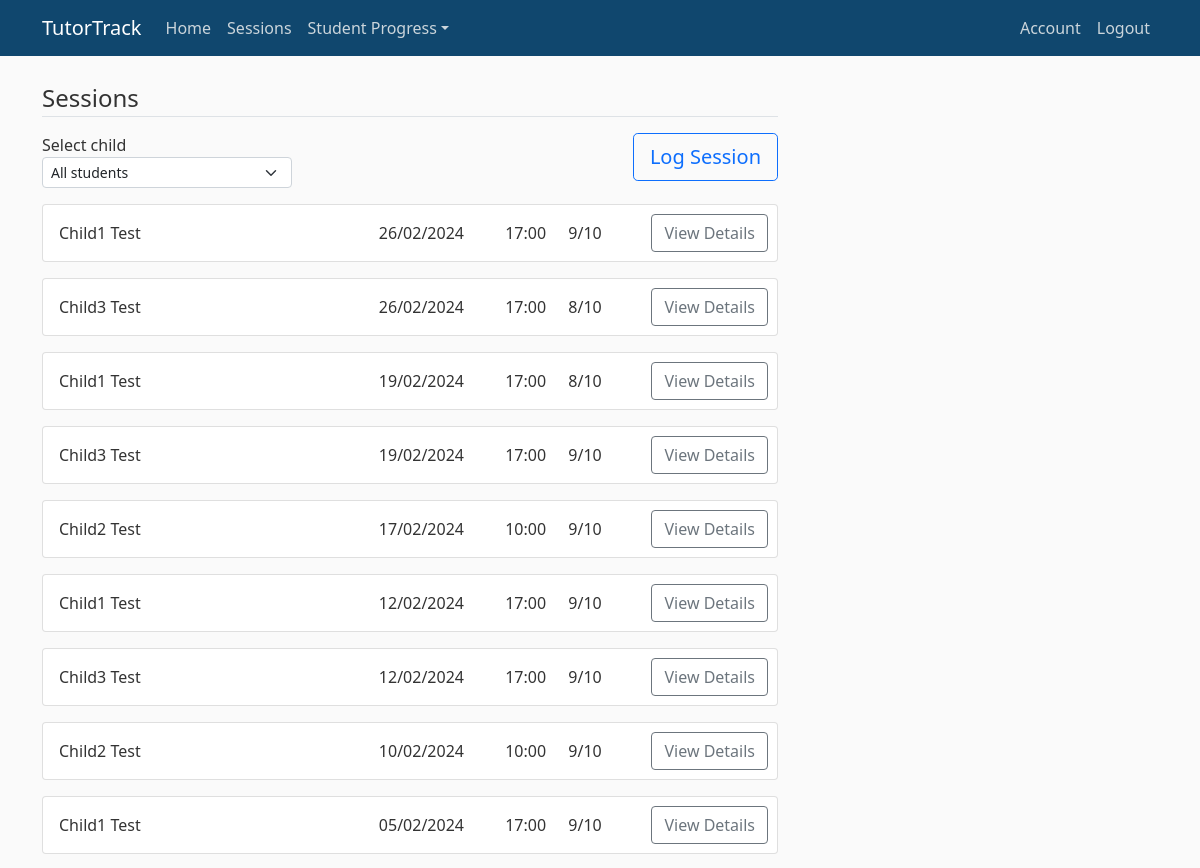
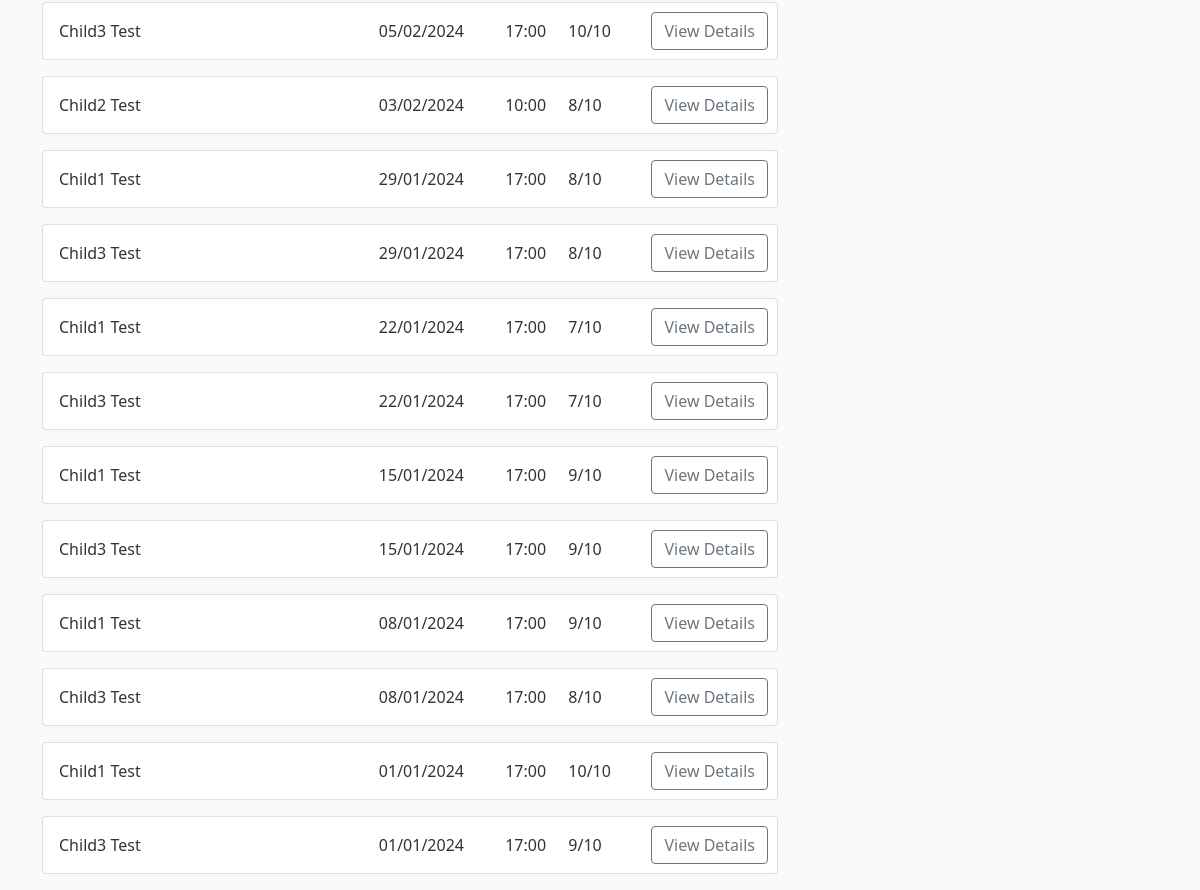
/view/sessions (signed in), run on the app's committed database (2 pictures, top to bottom).
### tables this page shows
CREATE TABLE ChildSession (
                                        ChildID INTEGER NOT NULL,
                                        SessionID INTEGER NOT NULL,
                                        GeneralDescription VARCHAR(500) NOT NULL,
                                        FocusDescription VARCHAR(500) NOT NULL,
                                        Ranking INTEGER NOT NULL,
                                        FOREIGN KEY (ChildID) REFERENCES Child (ChildID) ON DELETE CASCADE,
                                        FOREIGN KEY (SessionID) REFERENCES Session (SessionID) ON DELETE CASCADE,
                                        PRIMARY KEY (ChildID, SessionID)
                                    );

CREATE TABLE Child (
                                        ChildID INTEGER PRIMARY KEY,
                                        Firstname VARCHAR(20) NOT NULL,
                                        Surname VARCHAR(40) NOT NULL,
                                        ParentID INTEGER NOT NULL,
                                        FOREIGN KEY (ParentID) REFERENCES Parent (ParentID) ON DELETE CASCADE
                                    );

### tutortrack/sessions/routes.py (the view, shortened to what this page needs)
@sessions.route("/view/sessions", methods=["GET", "POST"])
@login_required()
def view_sessions():
    with db.engine.connect() as conn:
        form = LogSessionForm()
        if current_user.type == "tutor":
            children = getChildrenSelectList(True)
            form.child.choices = children
            sessions = conn.execute(text(
                "SELECT Child.ChildID, Child.Firstname, Child.Surname, " +
                "Session.SessionID, Session.Date, Session.Time, " +
                "ChildSession.Ranking " +
                "FROM User, Parent, Child, Session, ChildSession " +
                "WHERE User.UserID=Parent.TutorID AND Parent.ParentID=" +
                "Child.ParentID AND Child.ChildID=ChildSession.ChildID AND " +
                "Session.SessionID=ChildSession.SessionID AND User.UserID=" +
                ":id " +
                "ORDER BY Session.Date DESC, Session.Time DESC"
            ),
                {"id": current_user.userID}
            ).fetchall()
        return render_template(
            "view_sessions.html", title="Sessions", sessions=sessions,
            form=form
        )

### tutortrack/models.py (called while the page is built)
@event.listens_for(Engine, "connect")
def set_sqlite_pragma(dbapi_connection, connection_record):
    cursor = dbapi_connection.cursor()
    cursor.execute("PRAGMA foreign_keys=ON")
    cursor.close()

@login_manager.user_loader
def user_loader(userID):
    return User.query.get(userID)

def login_required(type="any"):
    def decorator(function):
        @wraps(function)
        def wrapper(*args, **kwargs):
            if not current_user.is_authenticated:
                return login_manager.unauthorized()
            if current_user.type != type and type != "any":
                flash("You are not permitted to access this page.", "danger")
                return redirect(url_for("other.home"))
            return function(*args, **kwargs)
        return wrapper
    return decorator

### tutortrack/utils.py (called while the page is built, shortened)
def getChildrenSelectList(allChildren=False):
    children = []
    if current_user.type == "tutor":
        with db.engine.connect() as conn:
            search = conn.execute(text(
                "SELECT Child.ChildID, Child.Firstname, Child.Surname " +
                "FROM User, Parent, Child " +
                "WHERE User.UserID=Parent.ParentID AND Parent.ParentID=" +
                "Child.ParentID AND Parent.TutorID=:id AND " +
                "User.Confirmed=1 " +
                "ORDER BY Child.Surname, Child.Firstname"
            ),
                {"id": current_user.userID}
            ).fetchall()
    if allChildren == True:
        children.append(("", "All students"))
    for record in search:
        children.append((record[0], record[1] + " " + record[2]))
    return children

### tutortrack/sessions/templates/view_sessions.html (shortened to what this page needs)
{% extends "layout.html" %}
{% block content %}
<legend class="border-bottom mb-3">Sessions</legend>
<div class="row">
    <div class="col-9">
        <div class="form-group">
            <form method="POST" action="" name="childSelect" id="childSelect">
                <div class="form-group mb-3">
                    {{ form.child.label(class="form-select-label") }}
                    {% if form.child.errors %}
                    {{ form.child(class="form-select form-select-sm is-invalid", style="width: 250px;", id="childInput")
                    }}
                    <div class="invalid-feedback">
                        {% for error in form.child.errors %}
                        <span>{{ error }}</span>
                        {% endfor %}
                    </div>
                    {% else %}
                    {{ form.child(class="form-select form-select-sm", style="width: 250px;", id="childInput") }}
                    {% endif %}
                </div>
            </form>
        </div>
    </div>
    <div class="col" style="text-align: right;">
        {% if current_user.type == "tutor" %}
        <a class="btn btn-outline-primary btn-lg" href="{{ url_for('sessions.log_session') }}">Log Session</a>
        {% endif %}
    </div>
</div>
<div id="sessions">
    {% for session in sessions %}
    <div class="card mb-3" id="children">
        <div class="row">
            <div class="col-5 m-3">
                <div class="card-text">
                    {{ session[1] }}
                    {{ session[2] }}
                </div>
            </div>
            <div class="col-2 mt-3 mb-3 p-0">
                <div class="card-text">
                    {{ session[4][8:] }}/{{ session[4][5:7] }}/{{ session[4][:4] }}
                </div>
            </div>
            <div class="col-1 mt-3 mb-3 p-0">
                <div class="card-text">
                    {{ session[5][:5] }}
                </div>
            </div>
            <div class="col-1 mt-3 mb-3 p-0">
                <div class="card-text">
                    {{ session[6] }}/10
                </div>
            </div>
            <div class="col m-2">
                <div class="card-text">
                    <a class="btn btn-outline-secondary"
                        href="{{ url_for('sessions.session_details', childID=session[0], sessionID=session[3]) }}">View
                        Details</a>
                </div>
            </div>
        </div>
    </div>
    {% endfor %}
</div>
{% endblock content %}

### tutortrack/static/main.css (style rules this page uses)
body { background: #fafafa; color: #333333; margin-top: 5rem; }

### tutortrack/sessions/templates/view_sessions.html (style rules this page uses)
.card-text { position: relative; top: 50%; transform: translateY(-50%); }

### data on the page
ChildSession: Firstname "Child1", Surname "Test", Date "26", Date "02", Date "2024", Time "17:00", Ranking "9"
ChildSession: Firstname "Child3", Surname "Test", Date "26", Date "02", Date "2024", Time "17:00", Ranking "8"
ChildSession: Firstname "Child1", Surname "Test", Date "19", Date "02", Date "2024", Time "17:00", Ranking "8"
ChildSession: Firstname "Child3", Surname "Test", Date "19", Date "02", Date "2024", Time "17:00", Ranking "9"
ChildSession: Firstname "Child2", Surname "Test", Date "17", Date "02", Date "2024", Time "10:00", Ranking "9"
ChildSession: Firstname "Child1", Surname "Test", Date "12", Date "02", Date "2024", Time "17:00", Ranking "9"
ChildSession: Firstname "Child3", Surname "Test", Date "12", Date "02", Date "2024", Time "17:00", Ranking "9"
ChildSession: Firstname "Child2", Surname "Test", Date "10", Date "02", Date "2024", Time "10:00", Ranking "9"
ChildSession: Firstname "Child1", Surname "Test", Date "05", Date "02", Date "2024", Time "17:00", Ranking "9"
ChildSession: Firstname "Child3", Surname "Test", Date "05", Date "02", Date "2024", Time "17:00", Ranking "10"
ChildSession: Firstname "Child2", Surname "Test", Date "03", Date "02", Date "2024", Time "10:00", Ranking "8"
ChildSession: Firstname "Child1", Surname "Test", Date "29", Date "01", Date "2024", Time "17:00", Ranking "8"
ChildSession: Firstname "Child3", Surname "Test", Date "29", Date "01", Date "2024", Time "17:00", Ranking "8"
ChildSession: Firstname "Child1", Surname "Test", Date "22", Date "01", Date "2024", Time "17:00", Ranking "7"
ChildSession: Firstname "Child3", Surname "Test", Date "22", Date "01", Date "2024", Time "17:00", Ranking "7"
ChildSession: Firstname "Child1", Surname "Test", Date "15", Date "01", Date "2024", Time "17:00", Ranking "9"
ChildSession: Firstname "Child3", Surname "Test", Date "15", Date "01", Date "2024", Time "17:00", Ranking "9"
ChildSession: Firstname "Child1", Surname "Test", Date "08", Date "01", Date "2024", Time "17:00", Ranking "9"
ChildSession: Firstname "Child3", Surname "Test", Date "08", Date "01", Date "2024", Time "17:00", Ranking "8"
ChildSession: Firstname "Child1", Surname "Test", Date "01", Date "2024", Time "17:00", Ranking "10"
ChildSession: Firstname "Child3", Surname "Test", Date "01", Date "2024", Time "17:00", Ranking "9"
